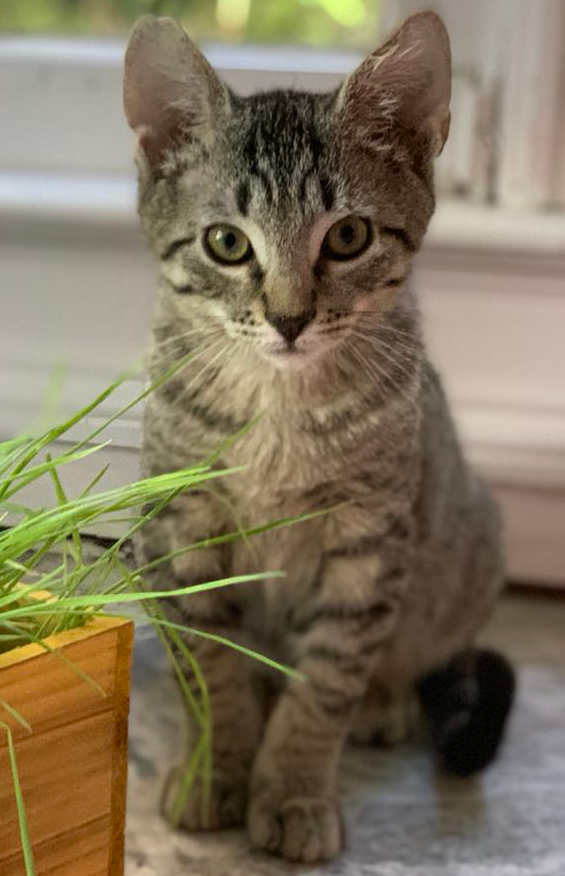
%> input picture F2021/cat.png, 565 x 876 px
$ octave Week10_exercise3_2D_fft.m   (GNU Octave 9; MATLAB toolbox functions it lacks are replaced by stand-ins)
%> lines starting %> are read from the running program, lines starting %| are printed output that depends on the picture
clc;clear;close all;fclose all;
%%%%%%%%%%%%%%%%%%%%%%%%%%%%%%%%%%%%%
% Application 3: 2D FFT and image compression
%% 2D FFT for image compression
img_rgb=imread('cat.png'); % load image
%> img_rgb is the input picture: size 876x565x3 uint8; mean R, G, B 128.1, 115.9, 92.1
img_gray=rgb2gray(img_rgb); % convert to grayscale
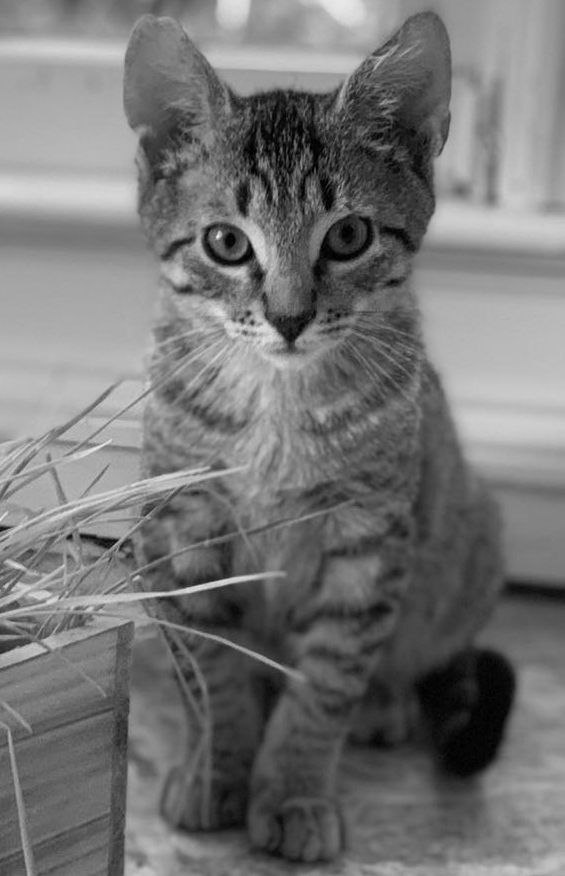
%> img_gray: size 876x565 uint8; min 0, max 245, mean 116.8

% visualize
figure;
% colored photo
subplot(1,2,1);
imshow(img_rgb);
title('RGB');
% grayscale
subplot(1,2,2);
imshow(img_gray);
title('Grayscale');


%% apply FFT, remove X% of the frequency data with low power
X1=90;
c1=fft2(img_gray);
cutoff=prctile(abs(c1),X1);
%> cutoff = 565 values, max 75322.2 at index 1, min 1367.5 at index 271, mean 11185.7
cX1=c1;
cX1(abs(c1)<cutoff)=0;

%% inverse FFT, reconstruct image
img_reconstruct=ifft2(cX1);
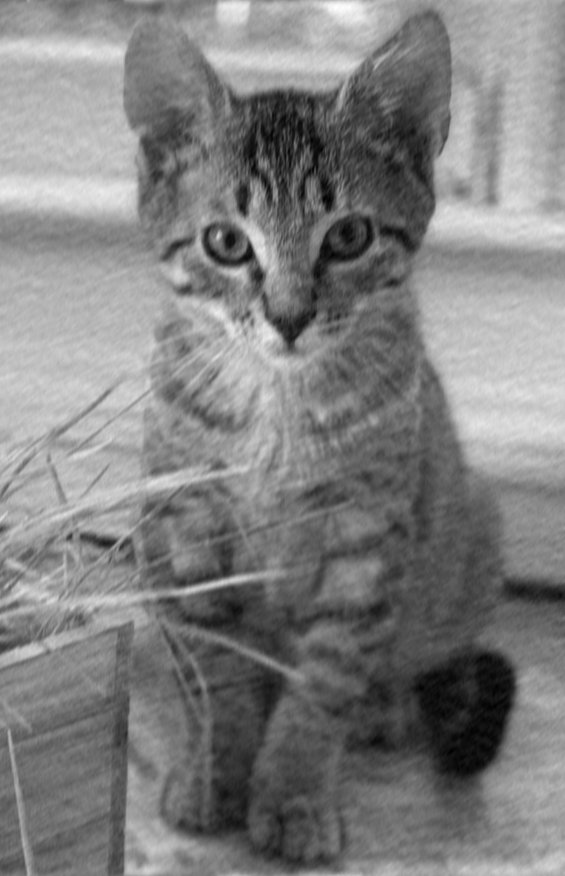
%> img_reconstruct: size 876x565 double; min -9.3, max 241.4, mean 116.8; drawn with min black and max white
figure;
subplot(1,2,1);
imshow(img_gray);
title('Original');
subplot(1,2,2);
imshow(img_reconstruct,[0 255]);
title(['Compressed, discard ',num2str(X1),'% data']);
